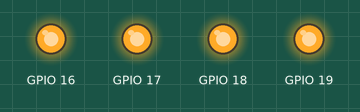
This program was run on a simulated Raspberry Pi (BCM pin numbers). Shown: output pins drawn as LEDs (lit = HIGH). What the program prints to the terminal is not drawn. At 51.9 s the program stops and its outputs stay as they are.

Above: at 0.1 s.
At 27.5 s:
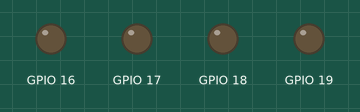
Timing chart, 0 to 40.0 s (numbered marks = the images above):
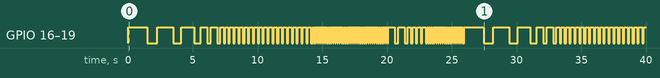

The program:

lighttest.py
```python
import RPi.GPIO as GPIO
import time
GPIO.setmode(GPIO.BCM)
GPIO.setup(16, GPIO.OUT)
GPIO.setup(17, GPIO.OUT)
GPIO.setup(18, GPIO.OUT)
GPIO.setup(19, GPIO.OUT)

def blink(numTimes, duration):
    for x in range(1, numTimes):
        showLights()
        time.sleep(duration)
        hideLights()
        time.sleep(duration/2.0)

def showLights():
    GPIO.output(16, GPIO.HIGH)
    GPIO.output(17, GPIO.HIGH)
    GPIO.output(18, GPIO.HIGH)
    GPIO.output(19, GPIO.HIGH)

def hideLights():
    GPIO.output(16, GPIO.LOW)
    GPIO.output(17, GPIO.LOW)
    GPIO.output(18, GPIO.LOW)
    GPIO.output(19, GPIO.LOW)

def lightShow():
    print('Starting the light show')
    for x in range(0, 2):
        blink(2, 1.5)
        blink(2, 1.25)
        blink(2, 1)
        blink(3, 0.5)
        blink(20, 0.25)
        blink(40, 0.1)
        blink(1, 3)
        blink(1, 5)
        blink(1, 2)
        blink(1, 1)
        blink(3, 0.5)
        blink(5, 0.25)
        blink(20, 0.1)
    print('Light show is complete.')


lightShow()


GPIO.cleanup()
```

Measured:
- by itself, GPIO 16–19: LOW → HIGH at 0.00 s, → LOW 1.5 s later, → HIGH 0.75 s later, → LOW 1.3 s later, … (223 changes in this stretch)
